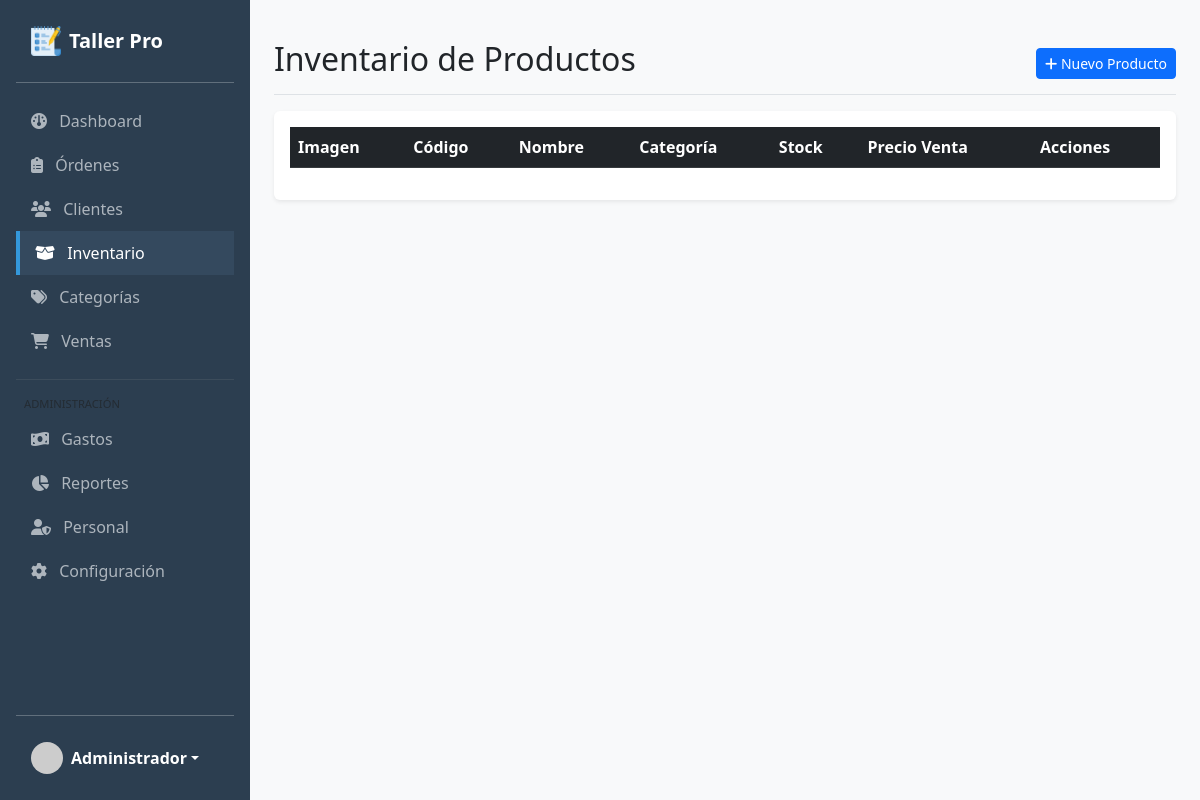
Page /productos (signed in) on the committed database.
### tables this page shows
CREATE TABLE IF NOT EXISTS `configuracion` (
  `id` int NOT NULL AUTO_INCREMENT,
  `nombre_sistema` varchar(100) DEFAULT 'Sistema Taller',
  `moneda` varchar(10) DEFAULT 'PEN',
  `simbolo_moneda` varchar(5) DEFAULT 'S/',
  `impuesto` decimal(5,2) DEFAULT '18.00',
  `telefono` varchar(20) DEFAULT NULL,
  `email` varchar(100) DEFAULT NULL,
  `direccion` text,
  `updated_at` timestamp NULL DEFAULT CURRENT_TIMESTAMP ON UPDATE CURRENT_TIMESTAMP,
  `logo` varchar(100) DEFAULT NULL,
  `terminos_orden` text,
  `mensaje_ticket` varchar(255) DEFAULT '¡Gracias por su preferencia!',
  PRIMARY KEY (`id`)
);

### app/Controllers/ProductoController.php (called while the page is built, shortened)
<?php
class ProductoController extends BaseController {
    public function index() {
        $prodModel = new Producto();
        $productos = $prodModel->getAll();
        $categoriaModel = new Categoria();
        $categorias = $categoriaModel->getActivas();
        $this->view('productos/index', [
            'productos' => $productos,
            'categorias' => $categorias,
            'titulo' => 'Inventario'
        ]);
    }
}

### public/index.php (called while the page is built, shortened)
<?php
$router = new Router();
$router->get('/login', [AuthController::class, 'login']);
$router->post('/login/auth', [AuthController::class, 'authenticate']);
$router->get('/logout', [AuthController::class, 'logout']);
$router->get('/rastreo', [RastreoController::class, 'index']);
$router->get('/', [DashboardController::class, 'index']);
$router->get('/clientes', [ClienteController::class, 'index']);
$router->get('/clientes/perfil', [ClienteController::class, 'perfil']);
$router->post('/clientes/guardar', [ClienteController::class, 'store']);
$router->post('/clientes/actualizar', [ClienteController::class, 'update']);
$router->post('/clientes/cambiar-estado', [ClienteController::class, 'cambiarEstado']);
$router->get('/categorias', [CategoriaController::class, 'index']);
$router->post('/categorias/guardar', [CategoriaController::class, 'store']);
$router->post('/categorias/actualizar', [CategoriaController::class, 'update']);
$router->post('/categorias/cambiar-estado', [CategoriaController::class, 'cambiarEstado']);
$router->post('/categorias/eliminar', [CategoriaController::class, 'eliminar']);
$router->get('/productos', [ProductoController::class, 'index']);
$router->get('/productos/historial', [ProductoController::class, 'historial']);
$router->post('/productos/guardar', [ProductoController::class, 'store']);
$router->post('/productos/actualizar', [ProductoController::class, 'update']);
$router->post('/productos/cambiar-estado', [ProductoController::class, 'cambiarEstado']);
$router->post('/productos/ajustar', [ProductoController::class, 'ajustar']);
$router->get('/ordenes', [OrdenController::class, 'index']);
$router->get('/ordenes/detalle', [OrdenController::class, 'detalle']);
$router->get('/ordenes/imprimir', [OrdenController::class, 'imprimir']);
$router->get('/ordenes/etiqueta', [OrdenController::class, 'etiqueta']);
$router->get('/ordenes/garantia', [OrdenController::class, 'garantia']);
$router->post('/ordenes/guardar', [OrdenController::class, 'store']);
$router->post('/ordenes/cambiar-estado', [OrdenController::class, 'cambiarEstado']);
$router->post('/ordenes/agregar-repuesto', [OrdenController::class, 'agregarRepuesto']);
$router->post('/ordenes/eliminar-repuesto', [OrdenController::class, 'eliminarRepuesto']);
$router->post('/ordenes/mano-obra', [OrdenController::class, 'actualizarManoObra']);
$router->post('/ordenes/diagnostico', [OrdenController::class, 'guardarDiagnostico']);
$router->get('/ventas', [VentaController::class, 'index']);
$router->get('/ventas/crear', [VentaController::class, 'crear']);
$router->get('/ventas/imprimir', [VentaController::class, 'imprimir']);
$router->post('/ventas/guardar', [VentaController::class, 'store']);
$router->get('/gastos', [GastoController::class, 'index']);
$router->post('/gastos/guardar', [GastoController::class, 'store']);
$router->post('/gastos/eliminar', [GastoController::class, 'eliminar']);
$router->get('/reportes', [ReporteController::class, 'index']);
$router->get('/usuarios', [UsuarioController::class, 'index']);
$router->post('/usuarios/guardar', [UsuarioController::class, 'store']);
$router->post('/usuarios/actualizar', [UsuarioController::class, 'update']);
$router->post('/usuarios/cambiar-estado', [UsuarioController::class, 'cambiarEstado']);
$router->get('/configuracion', [ConfiguracionController::class, 'index']);
$router->post('/configuracion/guardar', [ConfiguracionController::class, 'update']);
$router->get('/configuracion/backup', [ConfiguracionController::class, 'backup']);
$router->run();

### app/Models/BaseModel.php (called while the page is built, shortened)
<?php
class BaseModel {
    public function __construct() {
        $database = new Database();
        $this->db = $database->getConnection();
    }
}

### config/Database.php (called while the page is built, shortened)
<?php
class Database {
    private $host = 'localhost';
    private $db_name = 'taller_db';
    private $username = 'root';
    private $password = '';
    public function getConnection() {
        $this->conn = null;
        try {
            $this->conn = new PDO("mysql:host=" . $this->host . ";dbname=" . $this->db_name, $this->username, $this->password);
            $this->conn->exec("set names utf8mb4");
            $this->conn->setAttribute(PDO::ATTR_ERRMODE, PDO::ERRMODE_EXCEPTION);
        } catch(PDOException $exception) {
            echo "Error de conexión: " . $exception->getMessage();
        }
        return $this->conn;
    }
}

### app/Models/Configuracion.php (called while the page is built, shortened)
<?php
class Configuracion extends BaseModel {
    public function obtenerConfiguracion() {
        try {
            $stmt = $this->db->prepare("SELECT * FROM configuracion LIMIT 1");
            $stmt->execute();
            return $stmt->fetch(PDO::FETCH_OBJ);
        } catch (\Exception $e) {
            return null;
        }
    }
}

### app/Views/productos/index.php (the view, shortened to what this page needs)
<?php require_once __DIR__ . '/../partials/header.php'; ?>
<div class="d-flex justify-content-between flex-wrap flex-md-nowrap align-items-center pt-3 pb-2 mb-3 border-bottom">
    <h1 class="h2">Inventario de Productos</h1>
    <div class="btn-toolbar mb-2 mb-md-0">
        <button type="button" class="btn btn-sm btn-primary" onclick="abrirModalCrear()">
            <i class="fa-solid fa-plus"></i> Nuevo Producto
        </button>
    </div>
</div>
<div class="card shadow-sm">
    <div class="card-body">
        <div class="table-responsive">
            <table class="table table-hover align-middle" id="datatable">
                <thead class="table-dark">
                    <tr>
                        <th>Imagen</th>
                        <th>Código</th>
                        <th>Nombre</th>
                        <th>Categoría</th>
                        <th>Stock</th>
                        <th>Precio Venta</th>
                        <th>Acciones</th>
                    </tr>
                </thead>
            </table>
        </div>
    </div>
</div>
<?php require_once __DIR__ . '/../partials/footer.php'; ?>

### app/Views/partials/header.php (shortened to what this page needs)
<!DOCTYPE html>
<html lang="es">
<head>
    <link href="https://cdn.jsdelivr.net/npm/bootstrap@5.3.0/dist/css/bootstrap.min.css" rel="stylesheet">
    <link rel="stylesheet" href="https://cdnjs.cloudflare.com/ajax/libs/font-awesome/6.4.0/css/all.min.css">
    <link rel="stylesheet" href="https://cdn.datatables.net/1.13.4/css/dataTables.bootstrap5.min.css">
    <link rel="stylesheet" href="https://cdn.datatables.net/buttons/2.3.6/css/buttons.bootstrap5.min.css">
    <link href="https://cdn.jsdelivr.net/npm/select2@4.1.0-rc.0/dist/css/select2.min.css" rel="stylesheet" />
    <link rel="stylesheet" href="https://cdn.jsdelivr.net/npm/select2-bootstrap-5-theme@1.3.0/dist/select2-bootstrap-5-theme.min.css" />
</head>
<body>
<div class="d-flex">
    <div class="sidebar d-flex flex-column flex-shrink-0 p-3" style="width: 250px;">
        <a href="/" class="d-flex align-items-center mb-3 mb-md-0 me-md-auto text-white text-decoration-none">
            <?php if(!empty($sistema->logo)): ?>
                <img src="/uploads/logo/<?php echo $sistema->logo; ?>" height="30" class="me-2">
            <?php else: ?>
                <i class="fa-solid fa-screwdriver-wrench me-2"></i>
            <?php endif; ?>
            <span class="fs-5 fw-bold text-truncate"><?php echo substr($sistema->nombre_sistema, 0, 18); ?></span>
        </a>
        <hr>
        <ul class="nav nav-pills flex-column mb-auto">
            <li class="nav-item"><a href="/" class="<?php echo ($_SERVER['REQUEST_URI'] == '/' || $_SERVER['REQUEST_URI'] == '') ? 'active' : ''; ?>"><i class="fa-solid fa-gauge me-2"></i> Dashboard</a></li>
            <li><a href="/ordenes" class="<?php echo (strpos($_SERVER['REQUEST_URI'], '/ordenes') !== false) ? 'active' : ''; ?>"><i class="fa-solid fa-clipboard-list me-2"></i> Órdenes</a></li>
            <li><a href="/clientes" class="<?php echo (strpos($_SERVER['REQUEST_URI'], '/clientes') !== false) ? 'active' : ''; ?>"><i class="fa-solid fa-users me-2"></i> Clientes</a></li>
            <li><a href="/productos" class="<?php echo (strpos($_SERVER['REQUEST_URI'], '/productos') !== false) ? 'active' : ''; ?>"><i class="fa-solid fa-box-open me-2"></i> Inventario</a></li>
            <li><a href="/categorias" class="<?php echo (strpos($_SERVER['REQUEST_URI'], '/categorias') !== false) ? 'active' : ''; ?>"><i class="fa-solid fa-tags me-2"></i> Categorías</a></li>
            <li><a href="/ventas" class="<?php echo (strpos($_SERVER['REQUEST_URI'], '/ventas') !== false) ? 'active' : ''; ?>"><i class="fa-solid fa-cart-shopping me-2"></i> Ventas</a></li>
            <?php if(isset($_SESSION['user_role']) && $_SESSION['user_role'] === 'admin'): ?>
                <hr class="text-secondary">
                <div class="small text-muted text-uppercase mb-1 ms-2" style="font-size:0.7em;">Administración</div>
                <li><a href="/gastos" class="<?php echo (strpos($_SERVER['REQUEST_URI'], '/gastos') !== false) ? 'active' : ''; ?>"><i class="fa-solid fa-money-bill-wave me-2"></i> Gastos</a></li>
                <li><a href="/reportes" class="<?php echo (strpos($_SERVER['REQUEST_URI'], '/reportes') !== false) ? 'active' : ''; ?>"><i class="fa-solid fa-chart-pie me-2"></i> Reportes</a></li>
                <li><a href="/usuarios" class="<?php echo (strpos($_SERVER['REQUEST_URI'], '/usuarios') !== false) ? 'active' : ''; ?>"><i class="fa-solid fa-user-shield me-2"></i> Personal</a></li>
                <li><a href="/configuracion" class="<?php echo (strpos($_SERVER['REQUEST_URI'], '/configuracion') !== false) ? 'active' : ''; ?>"><i class="fa-solid fa-gear me-2"></i> Configuración</a></li>
            <?php endif; ?>
        </ul>
        <hr>
        <div class="dropdown">
            <a href="#" class="d-flex align-items-center text-white text-decoration-none dropdown-toggle" data-bs-toggle="dropdown">
                <img src="https://ui-avatars.com/api/?name=<?php echo urlencode($_SESSION['user_name'] ?? 'Admin'); ?>&background=random" width="32" height="32" class="rounded-circle me-2">
                <strong><?php echo $_SESSION['user_name'] ?? 'Usuario'; ?></strong>
            </a>
        </div>
    </div>
    <div class="container-fluid p-4" style="width: 100%;">

### app/Views/partials/header.php (style rules this page uses)
body { background-color: #f8f9fa; }
.sidebar { min-height: 100vh; background: #2c3e50; color: white; }
.sidebar a { color: #adb5bd; text-decoration: none; padding: 10px 15px; display: block; }
.sidebar a:hover, .sidebar a.active { background: #34495e; color: white; border-left: 4px solid #3498db; }
.card { border: none; box-shadow: 0 0 15px rgba(0,0,0,0.05); }

### rows in the picture
configuracion: logo (picture), nombre_sistema "Taller Pro"

### other values in the picture
$_SESSION['user_name'] "Administrador"
